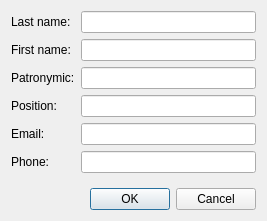
<?xml version="1.0" encoding="UTF-8"?>
<ui version="4.0">
 <class>EmployeeDialog</class>
 <widget class="QDialog" name="EmployeeDialog">
  <property name="geometry">
   <rect>
    <x>0</x>
    <y>0</y>
    <width>267</width>
    <height>221</height>
   </rect>
  </property>
  <property name="focusPolicy">
   <enum>Qt::StrongFocus</enum>
  </property>
  <property name="windowTitle">
   <string>Edit Employee</string>
  </property>
  <layout class="QVBoxLayout" name="verticalLayout">
   <item>
    <layout class="QGridLayout" name="gridLayout">
     <item row="0" column="0">
      <widget class="QLabel" name="label_2">
       <property name="text">
        <string>Last name:</string>
       </property>
      </widget>
     </item>
     <item row="0" column="1">
      <widget class="QLineEdit" name="lineEditLastName"/>
     </item>
     <item row="1" column="0">
      <widget class="QLabel" name="label">
       <property name="text">
        <string>First name:</string>
       </property>
      </widget>
     </item>
     <item row="1" column="1">
      <widget class="QLineEdit" name="lineEditFirstName"/>
     </item>
     <item row="2" column="0">
      <widget class="QLabel" name="label_6">
       <property name="text">
        <string>Patronymic:</string>
       </property>
      </widget>
     </item>
     <item row="2" column="1">
      <widget class="QLineEdit" name="lineEditPatronymic"/>
     </item>
     <item row="3" column="0">
      <widget class="QLabel" name="label_3">
       <property name="text">
        <string>Position:</string>
       </property>
      </widget>
     </item>
     <item row="3" column="1">
      <widget class="QLineEdit" name="lineEditPosition"/>
     </item>
     <item row="4" column="0">
      <widget class="QLabel" name="label_4">
       <property name="text">
        <string>Email:</string>
       </property>
      </widget>
     </item>
     <item row="4" column="1">
      <widget class="QLineEdit" name="lineEditEmail"/>
     </item>
     <item row="5" column="0">
      <widget class="QLabel" name="label_5">
       <property name="text">
        <string>Phone:</string>
       </property>
      </widget>
     </item>
     <item row="5" column="1">
      <widget class="QLineEdit" name="lineEditPhone"/>
     </item>
    </layout>
   </item>
   <item>
    <spacer name="verticalSpacer">
     <property name="orientation">
      <enum>Qt::Vertical</enum>
     </property>
     <property name="sizeHint" stdset="0">
      <size>
       <width>20</width>
       <height>5</height>
      </size>
     </property>
    </spacer>
   </item>
   <item>
    <layout class="QHBoxLayout" name="horizontalLayout">
     <item>
      <spacer name="horizontalSpacer">
       <property name="orientation">
        <enum>Qt::Horizontal</enum>
       </property>
       <property name="sizeHint" stdset="0">
        <size>
         <width>40</width>
         <height>20</height>
        </size>
       </property>
      </spacer>
     </item>
     <item>
      <widget class="QPushButton" name="pushButtonOk">
       <property name="text">
        <string>OK</string>
       </property>
      </widget>
     </item>
     <item>
      <widget class="QPushButton" name="pushButtonCancel">
       <property name="text">
        <string>Cancel</string>
       </property>
      </widget>
     </item>
    </layout>
   </item>
  </layout>
 </widget>
 <resources/>
 <connections/>
</ui>
